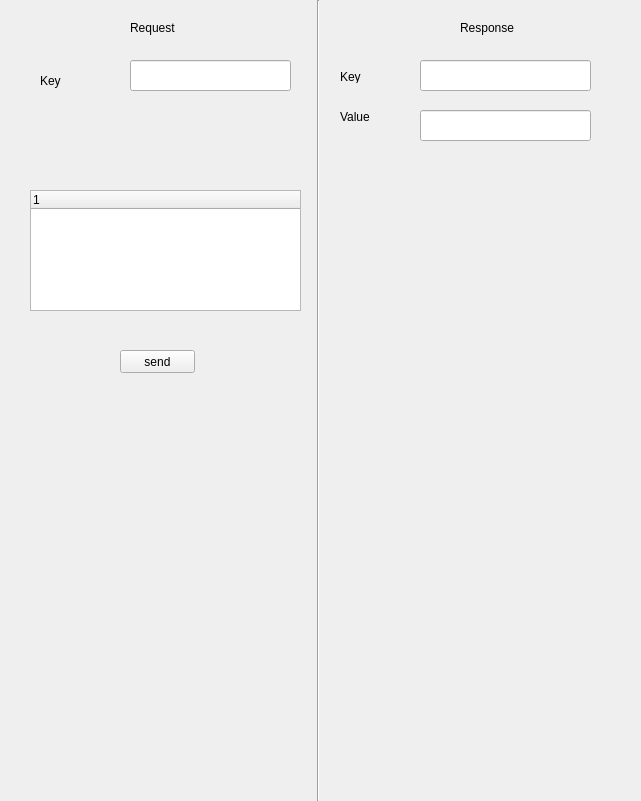
     <widget class="QWidget" name="widget_Get_Configuration" native="true">
      <property name="geometry">
       <rect>
        <x>0</x>
        <y>120</y>
        <width>641</width>
        <height>801</height>
       </rect>
      </property>
      <property name="font">
       <font>
        <strikeout>false</strikeout>
       </font>
      </property>
      <property name="focusPolicy">
       <enum>Qt::NoFocus</enum>
      </property>
      <property name="autoFillBackground">
       <bool>true</bool>
      </property>
      <widget class="QLabel" name="label_45">
       <property name="geometry">
        <rect>
         <x>460</x>
         <y>20</y>
         <width>61</width>
         <height>16</height>
        </rect>
       </property>
       <property name="text">
        <string>Response</string>
       </property>
      </widget>
      <widget class="Line" name="line_18">
       <property name="geometry">
        <rect>
         <x>310</x>
         <y>0</y>
         <width>16</width>
         <height>801</height>
        </rect>
       </property>
       <property name="orientation">
        <enum>Qt::Vertical</enum>
       </property>
      </widget>
      <widget class="QLabel" name="label_46">
       <property name="geometry">
        <rect>
         <x>130</x>
         <y>20</y>
         <width>61</width>
         <height>16</height>
        </rect>
       </property>
       <property name="text">
        <string>Request</string>
       </property>
      </widget>
      <widget class="QTreeWidget" name="treeWidget">
       <property name="geometry">
        <rect>
         <x>30</x>
         <y>190</y>
         <width>271</width>
         <height>121</height>
        </rect>
       </property>
       <column>
        <property name="text">
         <string/>
        </property>
       </column>
      </widget>
      <widget class="QPushButton" name="pushButton_Send_getconfiguration">
       <property name="geometry">
        <rect>
         <x>120</x>
         <y>350</y>
         <width>75</width>
         <height>23</height>
        </rect>
       </property>
       <property name="text">
        <string>send</string>
       </property>
      </widget>
      <widget class="QLineEdit" name="lineEdit_Key_GetConfig_request">
       <property name="geometry">
        <rect>
         <x>130</x>
         <y>60</y>
         <width>161</width>
         <height>31</height>
        </rect>
       </property>
      </widget>
      <widget class="QLabel" name="label_10">
       <property name="geometry">
        <rect>
         <x>40</x>
         <y>70</y>
         <width>51</width>
         <height>21</height>
        </rect>
       </property>
       <property name="text">
        <string>Key</string>
       </property>
      </widget>
      <widget class="QLineEdit" name="lineEdit_Key_Getconfig_response">
       <property name="geometry">
        <rect>
         <x>420</x>
         <y>60</y>
         <width>171</width>
         <height>31</height>
        </rect>
       </property>
      </widget>
      <widget class="QLineEdit" name="lineEdit_Value_GetConfig_response">
       <property name="geometry">
        <rect>
         <x>420</x>
         <y>110</y>
         <width>171</width>
         <height>31</height>
        </rect>
       </property>
      </widget>
      <widget class="QLabel" name="label_13">
       <property name="geometry">
        <rect>
         <x>340</x>
         <y>70</y>
         <width>47</width>
         <height>13</height>
        </rect>
       </property>
       <property name="text">
        <string>Key</string>
       </property>
      </widget>
      <widget class="QLabel" name="label_14">
       <property name="geometry">
        <rect>
         <x>340</x>
         <y>110</y>
         <width>47</width>
         <height>13</height>
        </rect>
       </property>
       <property name="text">
        <string>Value</string>
       </property>
      </widget>
     </widget>
